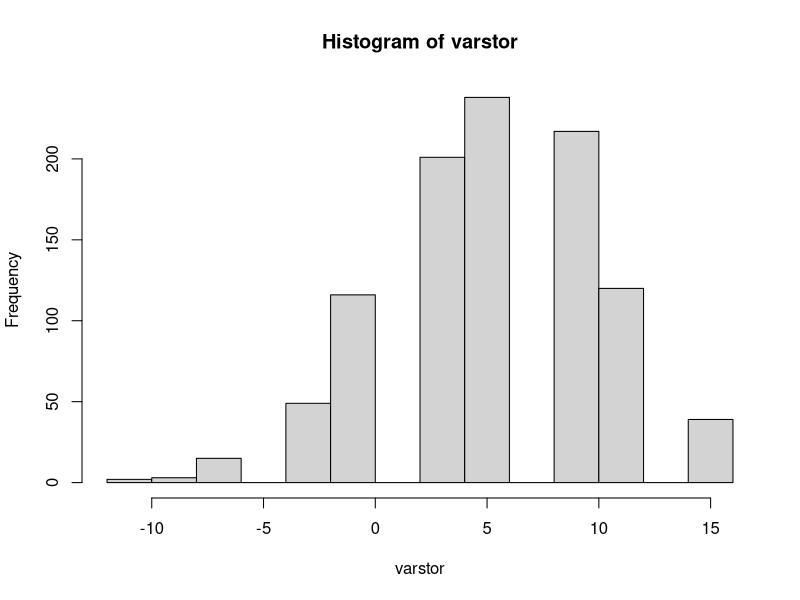

Generate this figure with R:
## ---- chunk 1
knitr::opts_chunk$set(echo = TRUE)
## ---- chunk 2
require(tidyverse)

## ---- chunk 3
days=1:365
count=15
repeatn=1000
varstor=numeric()
for (j in 1:repeatn){
brownlow = 0
for (i in 1:count) {
  sam=sample(days,size=34,replace = T)
  y=duplicated(sam)
  if (sum(y)>0) brownlow=brownlow+1
  else brownlow = brownlow - 2
}
varstor[j]=brownlow
}
hist(varstor)
var(varstor)
print (paste('average return = ' , mean(varstor)))

## ---- chunk 4
vSorted = sort(varstor)
print(vSorted[100])
print(vSorted[900])
